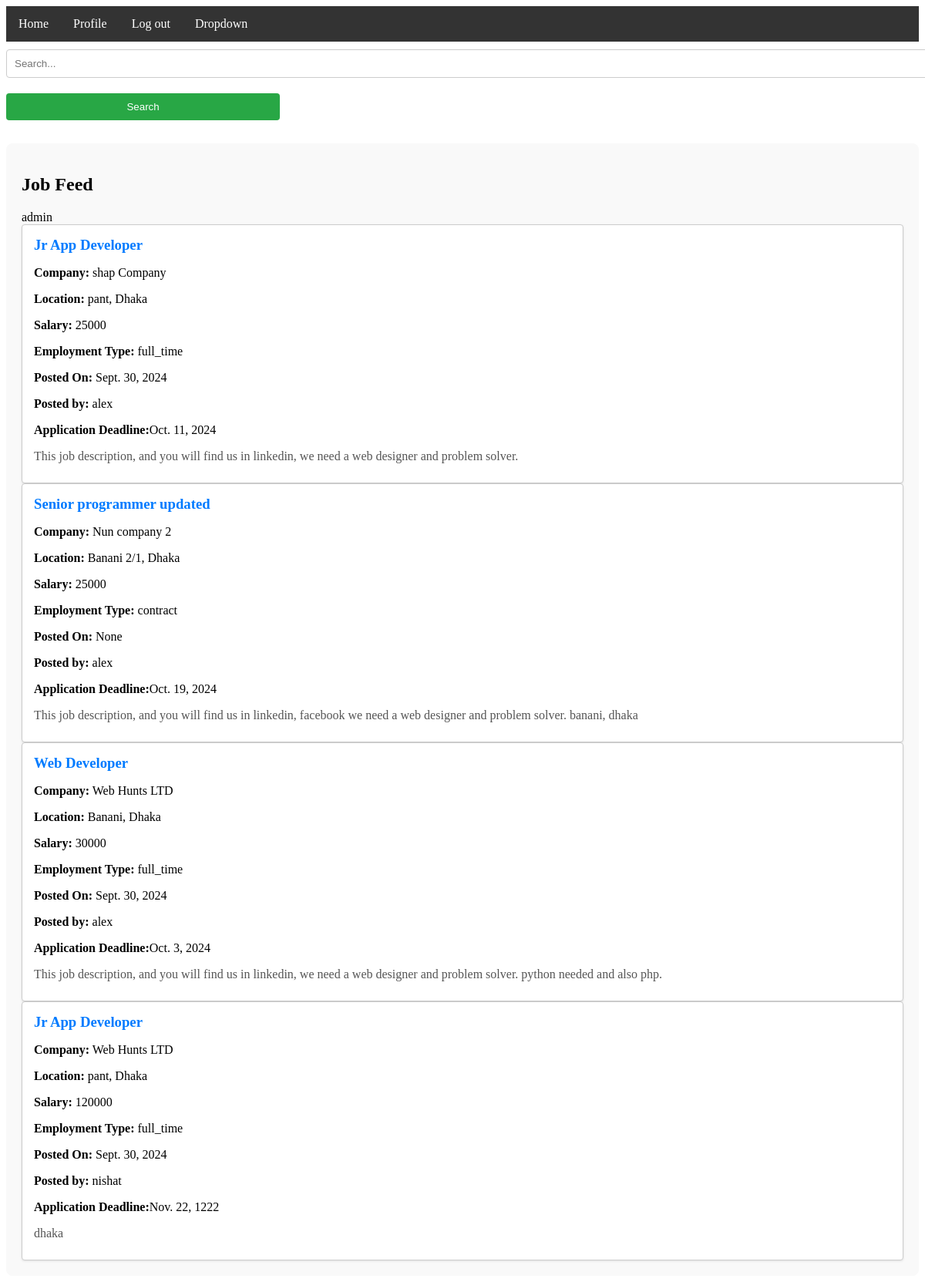
The app's page /home/ (signed in) with its own data.
### App/models.py (models this page shows, shortened)
class CustomUser(AbstractUser):
    USER=[
        ('admin', 'Admin'),
        ('viewer', 'Viewer'),
    ]
    user_type =  models.CharField(max_length=50, choices=USER, null=True)

class JobModel(models.Model):
    JOB_CHOICES = [
        ('full_time', 'Full Time'),
        ('part_time', 'Part Time'),
        ('contract', 'Contract'),
        ('internship', 'Internship'),
        ('temporary', 'Temporary'),
    ]
    user = models.ForeignKey(CustomUser, on_delete=models.CASCADE, null=True)
    job_title = models.CharField(max_length=50,  null=True)
    company_name = models.CharField(max_length=50,  null=True)
    location = models.CharField(max_length=50, null=True)
    description =  models.TextField(null=True)
    salary = models.CharField(max_length=50, null=True)
    employment_type = models.CharField(choices=JOB_CHOICES, max_length=50, null=True)
    post_date  = models.DateField(auto_now_add=True, null=True)
    update_date = models.DateField(auto_now=True, null=True)
    application_deadline = models.DateField(null=True)

### project/views.py (the view)
# urls.py: 2. Add a URL to urlpatterns:  path('', views.home, name='home')
@login_required
def home(req):
    data = JobModel.objects.all()
    context = {
        'data': data
    }
    return render(req, "index.html", context)

### templates/index.html (shortened to what this page needs)
{% extends "base.html" %}
{% block body %}
  <div class="search-container">
    <form action="{% url 'searchJob' %}" method="GET">
      <input type="text" name="search" class="search-input" placeholder="Search...">
      <button type="submit" class="search-button">Search</button>
    </form>
  </div>
  <div class="job-feed-section">
    <h2>Job Feed</h2>
    {{user.user_type}}
    {% for data in data %}
    <div class="job-list">
        <div class="job-item">
            <h3>{{data.job_title}}</h3>
            <p><strong>Company:</strong> {{data.company_name}}</p>
            <p><strong>Location:</strong> {{data.location}}</p>
            <p><strong>Salary:</strong> {{data.salary}}</p>
            <p><strong>Employment Type:</strong> {{data.employment_type}}</p>
            <p><strong>Posted On:</strong> {{data.post_date}}</p>
            <p><strong>Posted by:</strong> {{data.user.username}}</p>
            <p><strong>Application Deadline:</strong>{{data.application_deadline}}</p>
            <p class="job-description">{{data.description}}</p>
        </div>
    </div>
    {% endfor %}
</div>
{% endblock body %}

### templates/base.html (shortened to what this page needs)
<!DOCTYPE html>
<html lang="en">
<head>
</head>
<body>
        {% include 'navbar.html' %}
           {% block body %}
           {% endblock body %}
</body>
</html>

### templates/navbar.html (shortened to what this page needs)
<div class="navbar">
    <a href="{% url 'home' %}">Home</a>
    <a href="{% url 'profile' %}">Profile</a>
    <a href="{% url 'logoutPage' %}">Log out</a>
    {% if user.user_type == "admin" %}
    <div class="dropdown">
        <button class="dropbtn">Dropdown
        </button>
      </div>
    {% endif %}
  </div>

### templates/base.html (style rules this page uses)
input, select { width: 100%; padding: 10px; margin: 10px 0; border: 1px solid #ccc; border-radius: 4px; }
button { width: 100%; padding: 10px; background-color: #5cb85c; border: none; color: white; border-radius: 4px; cursor: pointer; }
.navbar { overflow: hidden; background-color: #333; }
.navbar a { float: left; font-size: 16px; color: white; text-align: center; padding: 14px 16px; text-decoration: none; }
.dropdown { float: left; overflow: hidden; }
.dropdown .dropbtn { font-size: 16px; border: none; outline: none; color: white; padding: 14px 16px; background-color: inherit; font-family: inherit; margin: 0; }
.job-feed-section { padding: 20px; background-color: #f9f9f9; border-radius: 8px; margin-top: 20px; }
.job-list { display: flex; flex-direction: column; gap: 15px; }
.job-item { background-color: #fff; padding: 15px; border: 1px solid #ccc; border-radius: 4px; box-shadow: 0 1px 3px rgba(0, 0, 0, 0.1); }
.job-item h3 { margin: 0 0 10px; color: #007bff; }
.job-description { margin: 10px 0; color: #555; }
input, select, textarea { width: 100%; padding: 10px; border: 1px solid #ccc; border-radius: 4px; }
input[type="text"], input[type="email"], input[type="file"], textarea { width: 100%; padding: 10px; border: 1px solid #ccc; border-radius: 4px; }
button { width: 30%; padding: 10px; margin: 10px auto; background-color: #28a745; color: white; border: none; border-radius: 4px; cursor: pointer; transition: background-color 0.3s; }

### records on screen
CustomUser: user_type "admin"
JobModel: job_title "Jr App Developer", company_name "shap Company", location "pant, Dhaka", salary "25000", employment_type "full_time", post_date "Sept. 30, 2024", user.username "alex", application_deadline "Oct. 11, 2024", description "This job description, and you will find us in linkedin, we need a web designer and problem solver."
JobModel: job_title "Senior programmer updated", company_name "Nun company 2", location "Banani 2/1, Dhaka", salary "25000", employment_type "contract", post_date "None", user.username "alex", application_deadline "Oct. 19, 2024", description "This job description, and you will find us in linkedin, facebook we need a web designer and problem solver. banani, dhaka"
JobModel: job_title "Web Developer", company_name "Web Hunts LTD", location "Banani, Dhaka", salary "30000", employment_type "full_time", post_date "Sept. 30, 2024", user.username "alex", application_deadline "Oct. 3, 2024", description "This job description, and you will find us in linkedin, we need a web designer and problem solver. python needed and also php."
JobModel: job_title "Jr App Developer", company_name "Web Hunts LTD", location "pant, Dhaka", salary "120000", employment_type "full_time", post_date "Sept. 30, 2024", user.username "nishat", application_deadline "Nov. 22, 1222", description "dhaka"
